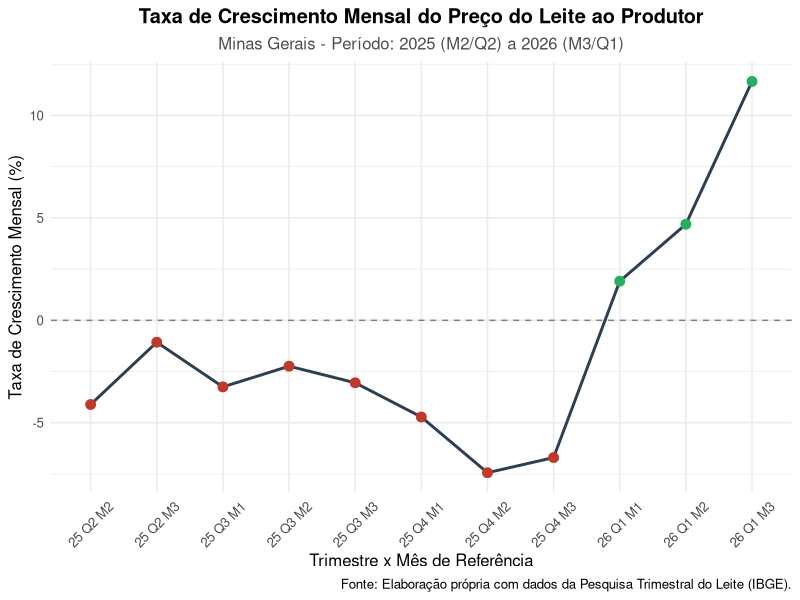

Write R code to recreate this figure.
# Carregar pacotes necessários
library(ggplot2)
library(dplyr)

# 1. Montar a base de dados tratada (conforme item 5.2 do roteiro)
dados_taxas <- data.frame(
  Mes_Referencia = factor(c("25 Q2 M2", "25 Q2 M3", "25 Q3 M1", "25 Q3 M2", "25 Q3 M3", 
                            "25 Q4 M1", "25 Q4 M2", "25 Q4 M3", "26 Q1 M1", "26 Q1 M2", "26 Q1 M3"),
                          levels = c("25 Q2 M2", "25 Q2 M3", "25 Q3 M1", "25 Q3 M2", "25 Q3 M3", 
                                     "25 Q4 M1", "25 Q4 M2", "25 Q4 M3", "26 Q1 M1", "26 Q1 M2", "26 Q1 M3")),
  Taxa_Crescimento = c(-4.11, -1.07, -3.25, -2.24, -3.05, -4.72, -7.44, -6.70, 1.91, 4.69, 11.66)
)

# 2. Construir o gráfico customizado de alta qualidade
ggplot(dados_taxas, aes(x = Mes_Referencia, y = Taxa_Crescimento, group = 1)) +
  geom_line(color = "#2c3e50", size = 1) +
  geom_point(aes(color = Taxa_Crescimento > 0), size = 3, show.legend = FALSE) +
  scale_color_manual(values = c("TRUE" = "#27ae60", "FALSE" = "#c0392b")) +
  geom_hline(yintercept = 0, linetype = "dashed", color = "grey50") +
  labs(
    title = "Taxa de Crescimento Mensal do Preço do Leite ao Produtor",
    subtitle = "Minas Gerais - Período: 2025 (M2/Q2) a 2026 (M3/Q1)",
    x = "Trimestre x Mês de Referência",
    y = "Taxa de Crescimento Mensal (%)",
    caption = "Fonte: Elaboração própria com dados da Pesquisa Trimestral do Leite (IBGE)."
  ) +
  theme_minimal(base_size = 12) +
  theme(
    plot.title = element_text(face = "bold", hjust = 0.5),
    plot.subtitle = element_text(hjust = 0.5, color = "grey30"),
    axis.text.x = element_text(angle = 45, vjust = 0.5)
  )
